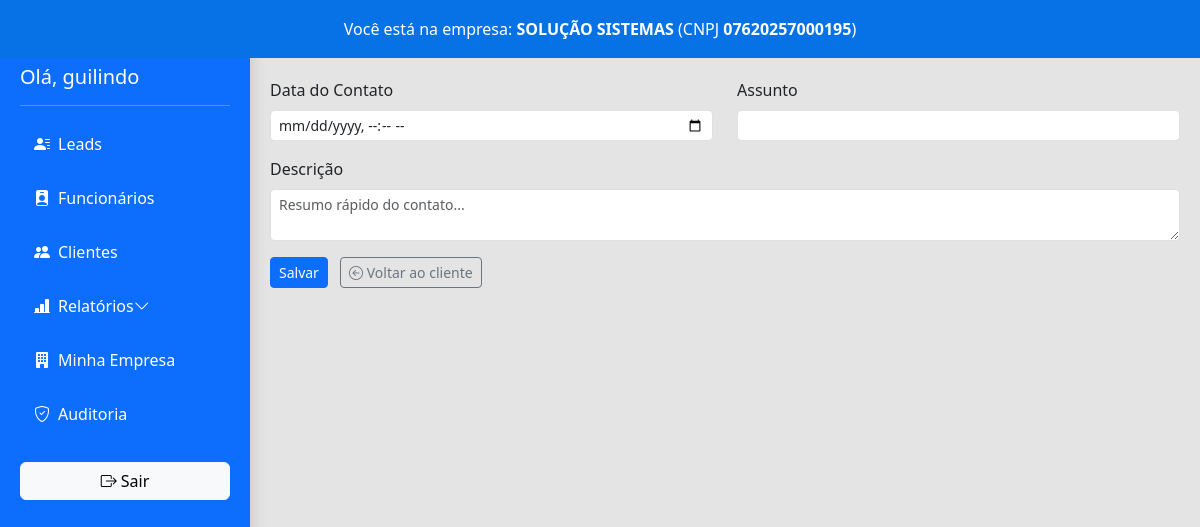
The app's page /novo_contato/1 (signed in) with its own data.
### models.py (models this page shows, shortened)
class Usuario(db.Model, UserMixin):
    __tablename__ = 'usuario'  # 👈 se quiser explicitar
    codigo = db.Column(db.Integer, nullable=False)
    id = db.Column(db.Integer, primary_key=True)
    nome = db.Column(db.String(100), unique=True, nullable=False)
    nome_usuario = db.Column(db.String(50), unique=True)
    ativo = db.Column(db.Boolean, default=True)
    email = db.Column(db.String(120), nullable=True)
    senha_hash = db.Column(db.String(128), nullable=False)
    tipo = db.Column(db.String(20), nullable=False, default='vendedor')
    empresa_id = db.Column(db.Integer, db.ForeignKey('empresas.id'), nullable=True)
    empresa = db.relationship('Empresa', back_populates='usuarios')  # 🧠 nome explícito
    __table_args__ = (
        db.UniqueConstraint('codigo', 'empresa_id'),
    )

class Empresa(db.Model):
    __tablename__ = 'empresas'
    id = db.Column(db.Integer, primary_key=True)
    nome = db.Column(db.String(100), nullable=False, unique=True)
    slug = db.Column(db.String(100), nullable=False, unique=True)
    plano = db.Column(db.String(50), default='gratuito')
    criada_em = db.Column(db.DateTime, default=datetime.utcnow)
    cnpj = db.Column(db.String(20), nullable=True)
    telefone = db.Column(db.String(50), nullable=True)
    email = db.Column(db.String(120), nullable=True)
    endereco = db.Column(db.String(200), nullable=True)
    cidade = db.Column(db.String(50), nullable=True)
    estado = db.Column(db.String(2), nullable=True)
    representante = db.Column(db.String(100), nullable=True)
    codigo = db.Column(db.String(20), unique=True, nullable=False, default=lambda: str(uuid.uuid4())[:8])
    usuarios = db.relationship('Usuario', back_populates='empresa')  # ✅ conexão bidirecional

### app.py (the view, shortened to what this page needs)
@app.route("/novo_contato/<int:cliente_codigo>", methods=["GET", "POST"])
@login_required
def novo_contato(cliente_codigo):
    cliente = Cliente.query.get_or_404(cliente_codigo)
    return render_template("novo_contato.html", cliente=cliente)

### app.py (called while the page is built)
@login_manager.user_loader
def load_user(user_id):
    return db.session.get(Usuario, int(user_id))

@app.context_processor
def inject_empresa():
    if current_user.is_authenticated:
        return {'empresa': current_user.empresa}
    return {'empresa': None}

### templates/novo_contato.html
{% extends "base.html" %}
{% block conteudo %}
<form method="POST" action="/novo_contato/{{ cliente.codigo }}">
  <div class="row mb-3">
    <div class="col-md-6">
      <label for="data" class="form-label">Data do Contato</label>
      <input type="datetime-local" name="data" id="data" class="form-control form-control-sm" required>
    </div>
    <div class="col-md-6">
      <label for="assunto" class="form-label">Assunto</label>
      <input type="text" name="assunto" id="assunto" class="form-control form-control-sm" required>
    </div>
  </div>
  <div class="mb-3">
    <label for="descricao" class="form-label">Descrição</label>
    <textarea name="descricao" id="descricao" class="form-control form-control-sm" rows="2" placeholder="Resumo rápido do contato..."></textarea>
  </div>
  <button type="submit" class="btn btn-primary btn-sm">Salvar</button>
  <a href="{{ url_for('detalhes_cliente', cliente_id=cliente.codigo) }}" class="btn btn-outline-secondary btn-sm ms-2">
    <i class="bi bi-arrow-left-circle"></i> Voltar ao cliente
  </a>
</form>
{% endblock %}

### templates/base.html (shortened to what this page needs)
<!DOCTYPE html>
<html lang="pt-br">
<head>
  <link href="https://cdn.jsdelivr.net/npm/bootstrap@5.3.0/dist/css/bootstrap.min.css" rel="stylesheet">
  <link href="https://cdn.jsdelivr.net/npm/bootstrap-icons/font/bootstrap-icons.css" rel="stylesheet">
  <link rel="stylesheet" href="https://cdn.datatables.net/1.13.6/css/jquery.dataTables.min.css">
  <link rel="stylesheet" href="{{ url_for('static', filename='css/leads.css') }}">
</head>
<body>
  {% if current_user.is_authenticated %}
  <div class="sidebar shadow">
    <h4 class="mb-3">Solução Leads</h4>
    <h5> Olá, {{ current_user.nome_usuario }}</h5>
    <hr class="mb-3">
    <ul class="nav flex-column">
  <li class="nav-item"><a class="nav-link" href="/"><i class="bi bi-person-lines-fill"></i> Leads</a></li>
  <li class="nav-item"><a class="nav-link" href="/listar_funcionarios"><i class="bi bi-person-badge-fill"></i> Funcionários</a></li>
  <li class="nav-item"><a class="nav-link" href="/listar_clientes"><i class="bi bi-people-fill"></i> Clientes</a></li>
<li class="nav-item">
  <a class="nav-link" data-bs-toggle="collapse" href="#submenuRelatorios" role="button" aria-expanded="false" aria-controls="submenuRelatorios">
    <i class="bi bi-bar-chart-line-fill"></i> Relatórios
    <i class="bi bi-chevron-down float-end"></i>
  </a>
</li>
  <li class="nav-item"><a class="nav-link" href="{{ url_for('minha_empresa') }}"><i class="bi bi-building-fill"></i> Minha Empresa</a></li>
  {% if current_user.tipo == 'admin' %}
  <li class="nav-item"><a class="nav-link" href="{{ url_for('painel_logs') }}"><i class="bi bi-shield-check"></i> Auditoria</a></li>
  {% endif %}
  <li class="nav-item mt-3">
    <a class="btn btn-light w-100" href="/logout"><i class="bi bi-box-arrow-right"></i> Sair</a>
  </li>
</ul>
  </div>
  <header class="empresa-header">
    {% if empresa %}
    <div class="alert text-center mb-0 rounded-0">
      Você está na empresa: <strong>{{ empresa.nome }}</strong> (CNPJ <strong>{{ empresa.cnpj }}</strong>)
    </div>
    {% endif %}
  </header>
  {% endif %}
  <div class="content">
    {% block conteudo %}{% endblock %}
  </div>
</body>
</html>

### static/css/leads.css (style rules this page uses)
body { background-color: rgb(228, 228, 228); }
.sidebar { width: 250px; background-color: #1378dd; color: #fff; padding: 24px; height: 100vh; position: fixed; top: 0; left: 0; box-shadow: 2px 0 10px rgba(0,0,0,0.05); }
.sidebar h4 { color: #fff; font-weight: 600; }
.sidebar .nav-link { color: #fff; padding: 10px 14px; border-radius: 6px; display: flex; align-items: center; margin-bottom: 10px; font-weight: 500; transition: background 0.2s ease; }
.sidebar .nav-link i { margin-right: 8px; }

### templates/base.html (style rules this page uses)
body { display: flex; min-height: 100vh; flex-direction: column; }
.content { margin-left: 270px; padding: 20px; flex: 1; }
.empresa-header .alert { margin: 0; margin-left: 250px; border-radius: 0; background-color: #0672e6; color: white; width: calc(100% - 250px); position: sticky; top: 56px; z-index: 1040; }
.sidebar { position: fixed; left: 0; width: 250px; height: 100vh; z-index: 1030; background-color: #0d6efd; padding: 20px; overflow-y: auto; }
@media (max-width: 1440px) { .empresa-header .alert { margin-left: 0; width: 100%; text-align: center; } }
@media (max-width: 1440px) { .sidebar { left: 0; width: 250px; } }
@media (max-width: 1440px) { .content { margin-left: 250px; } }

### records on screen
Usuario: nome_usuario "guilindo"
Empresa: nome "SOLUÇÃO SISTEMAS", cnpj "07620257000195"
